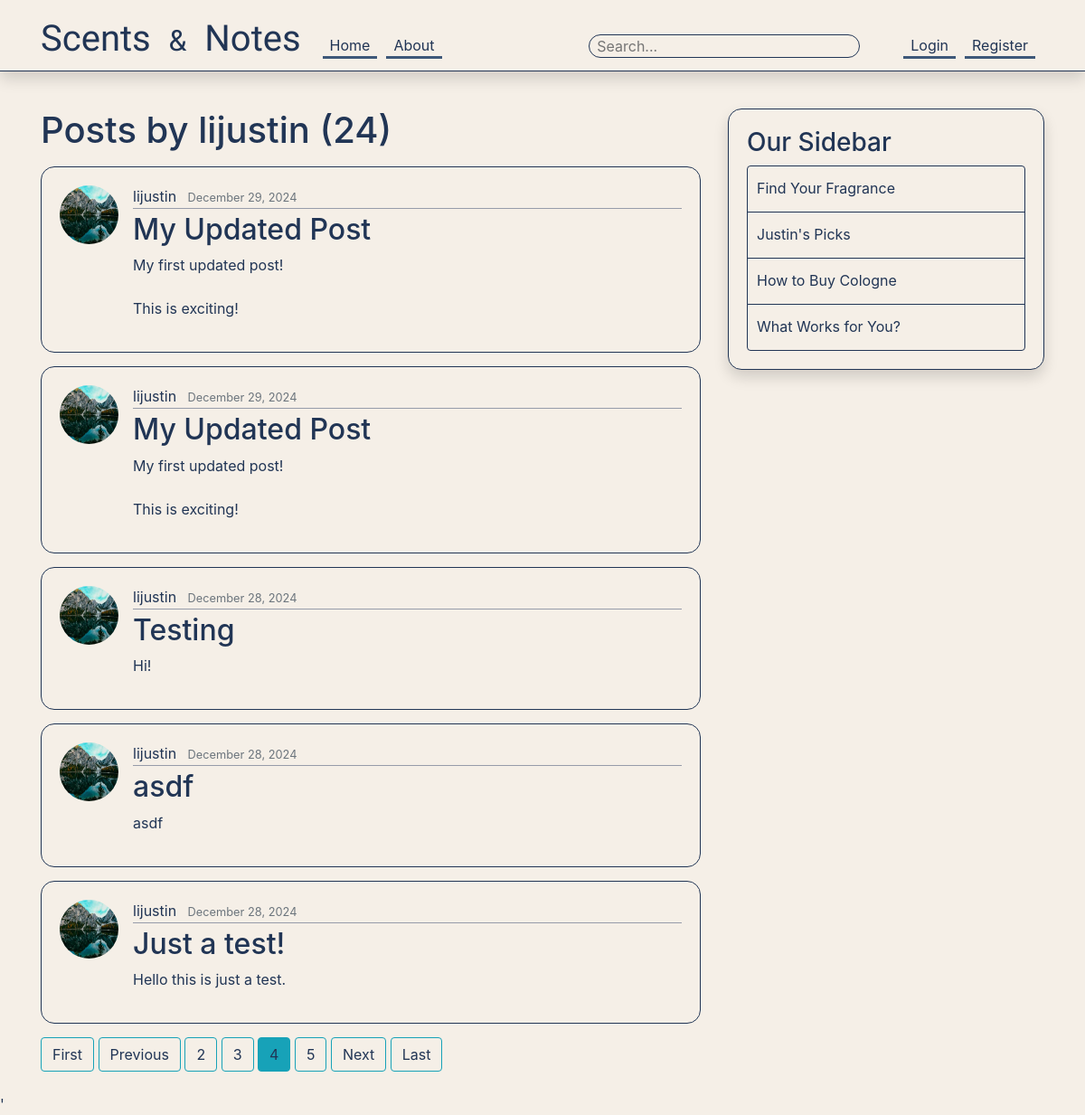
Page /user/lijustin?page=4 on the committed database.
### blog/models.py (models this page shows, shortened)
class Post(models.Model):  #Each class would be its own table in database
    title = models.CharField(max_length=100) #Character field/String single line
    content = models.TextField() #Lines and lines of text unrestricted
    date_posted = models.DateTimeField(default=timezone.now) #auto_now: when updated/created  auto_now_add:only when created
    author = models.ForeignKey(User, on_delete=models.CASCADE) #if user created post and was deleted, do we want to delete their posts or hold them as null

### users/models.py (models this page shows, shortened)
class Profile(models.Model):
    user = models.OneToOneField(User, on_delete=models.CASCADE)  # One-to-one relationship
    image = models.ImageField(default='default.jpg', upload_to='profile_pics')  # Image upload location

### blog/views.py (the view)
# urls.py: path('user/<str:username>', UserPostListView.as_view(), name='user-posts'),
class UserPostListView(ListView):
    model = Post
    template_name = 'blog/user_posts.html' #rerouting our template from list to home
    context_object_name = 'posts' #We need this variable name template for easy reference {{posts}} instead of {{object_list}}
    paginate_by = 5 #posts per page
    def get_queryset(self):
        user = get_object_or_404(User,username=self.kwargs.get('username'))
        return Post.objects.filter(author = user).order_by('-date_posted')

### blog/templates/blog/user_posts.html (shortened to what this page needs)
{% extends "blog/base.html" %}
{% block content%}
    <h1 class="mb-3">Posts by {{ view.kwargs.username }} ({{ page_obj.paginator.count }})</h1>
    {% for post in posts%}
        <article class="media content-section">
            <img class="rounded-circle article-img" src="{{ post.author.profile.image.url }}" alt="">
            <div class="media-body">
                <div class="article-metadata">
                    <a class="mr-2" href="{% url 'user-posts' post.author.username %}">{{ post.author }}</a>
                    <small class="text-muted">{{ post.date_posted|date:"F d, Y" }}</small>
                </div>
                <h2><a class="article-title" href="{% url 'post-detail' post.id %}">{{ post.title }}</a></h2>
                <p class="article-content">{{ post.content }}</p>
            </div>
        </article>
    {% endfor %}
    {% if is_paginated %}
        {%if page_obj.has_previous %}
            <a class = "btn btn-outline-info mb-4" href="?page=1">First</a>
            <a class = "btn btn-outline-info mb-4" href="?page={{page_obj.previous_page_number}}">Previous</a>
        {%endif%}
        {%for num in page_obj.paginator.page_range %}
            {%if page_obj.number ==  num%}
                <a class = "btn btn-info mb-4" href="?page={{num}}">{{num}}</a>
            {%elif num > page_obj.number|add:'-3' and num < page_obj.number|add:'3'%}
                <a class = "btn btn-outline-info mb-4" href="?page={{num}}">{{num}}</a>
            {%endif%}
        {%endfor%}
        {% if page_obj.has_next %}
            <a class = "btn btn-outline-info mb-4" href="?page={{page_obj.next_page_number}}">Next</a>
            <a class = "btn btn-outline-info mb-4" href="?page={{page_obj.paginator.num_pages}}">Last</a>
        {% endif %}
    {% endif %}
{% endblock content %}

### blog/static/blog/main.css (style rules this page uses)
body { background: #F5EFE7 ; color: #213555; margin-top: 5rem; }
h1, h2, h3, h4, h5, h6 { color: #213555; }
.content-section { background: #F5EFE7; padding: 20px 20px; border: 1.5px solid #213555; border-radius: 15px; margin-bottom: 15px; }
.article-title, a { color: #213555 !important; transition: color 0.5s; }
.btn { overflow: visible; }
.article-content { white-space: pre-line; }
.article-img { height: 65px; width: 65px; margin-right: 16px; }
.article-metadata { padding-bottom: 1px; margin-bottom: 4px; border-bottom: 1px solid #979caa; }

### rows in the picture
Post: author.profile.image (picture), author "lijustin", date_posted "December 29, 2024", title "My Updated Post", content "My first updated post! This is exciting!"
Post: author.profile.image (picture), author "lijustin", date_posted "December 29, 2024", title "My Updated Post", content "My first updated post! This is exciting!"
Post: author.profile.image (picture), author "lijustin", date_posted "December 28, 2024", title "Testing", content "Hi!"
Post: author.profile.image (picture), author "lijustin", date_posted "December 28, 2024", title "asdf", content "asdf"
Post: author.profile.image (picture), author "lijustin", date_posted "December 28, 2024", title "Just a test!", content "Hello this is just a test."

### other values in the picture
{{ view.kwargs.username }} "lijustin"
{{ page_obj.paginator.count }} "24"
{{ num }} "2" "3" "5"
{{ num }} "4"
